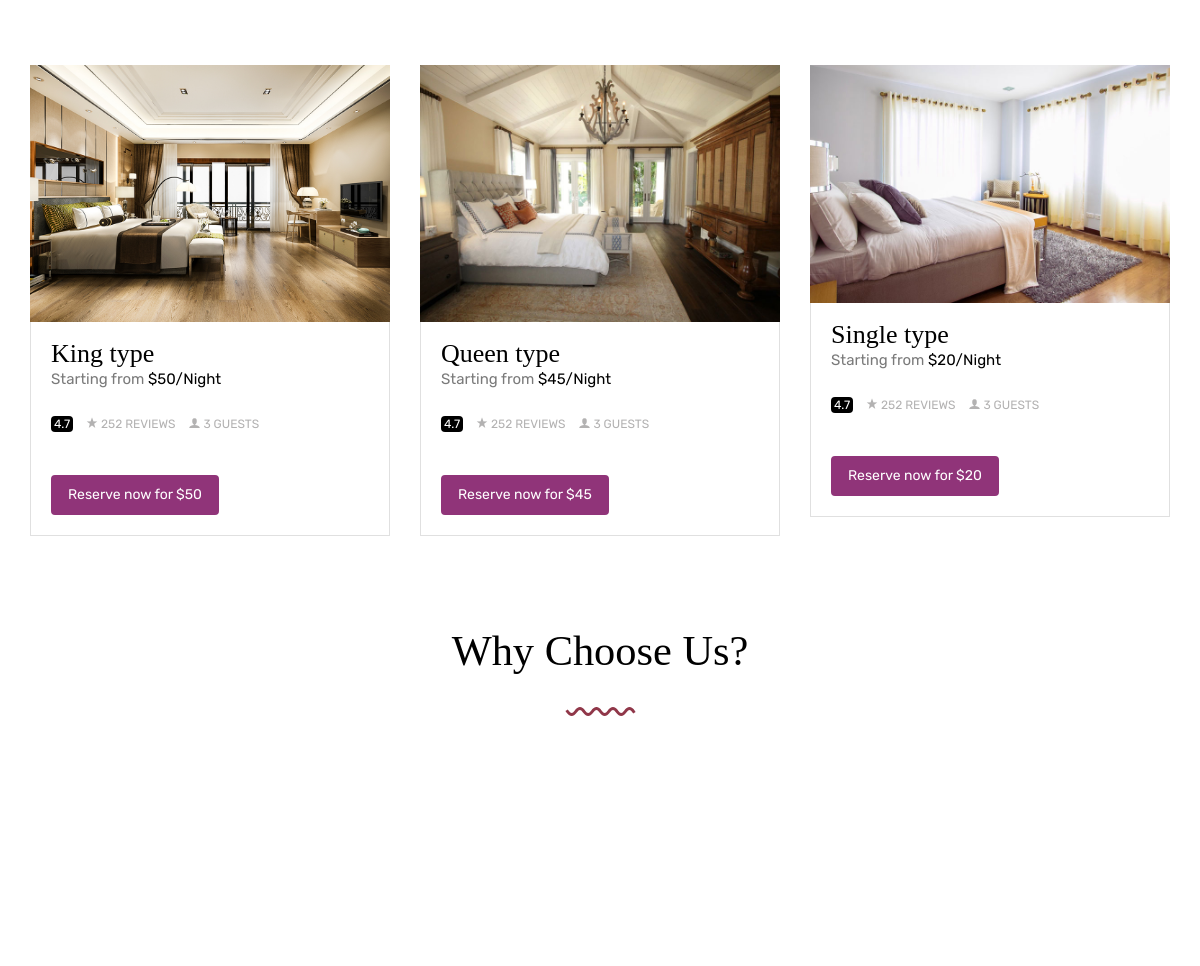
The app's page /rooms.php (signed in, middle part), older data.
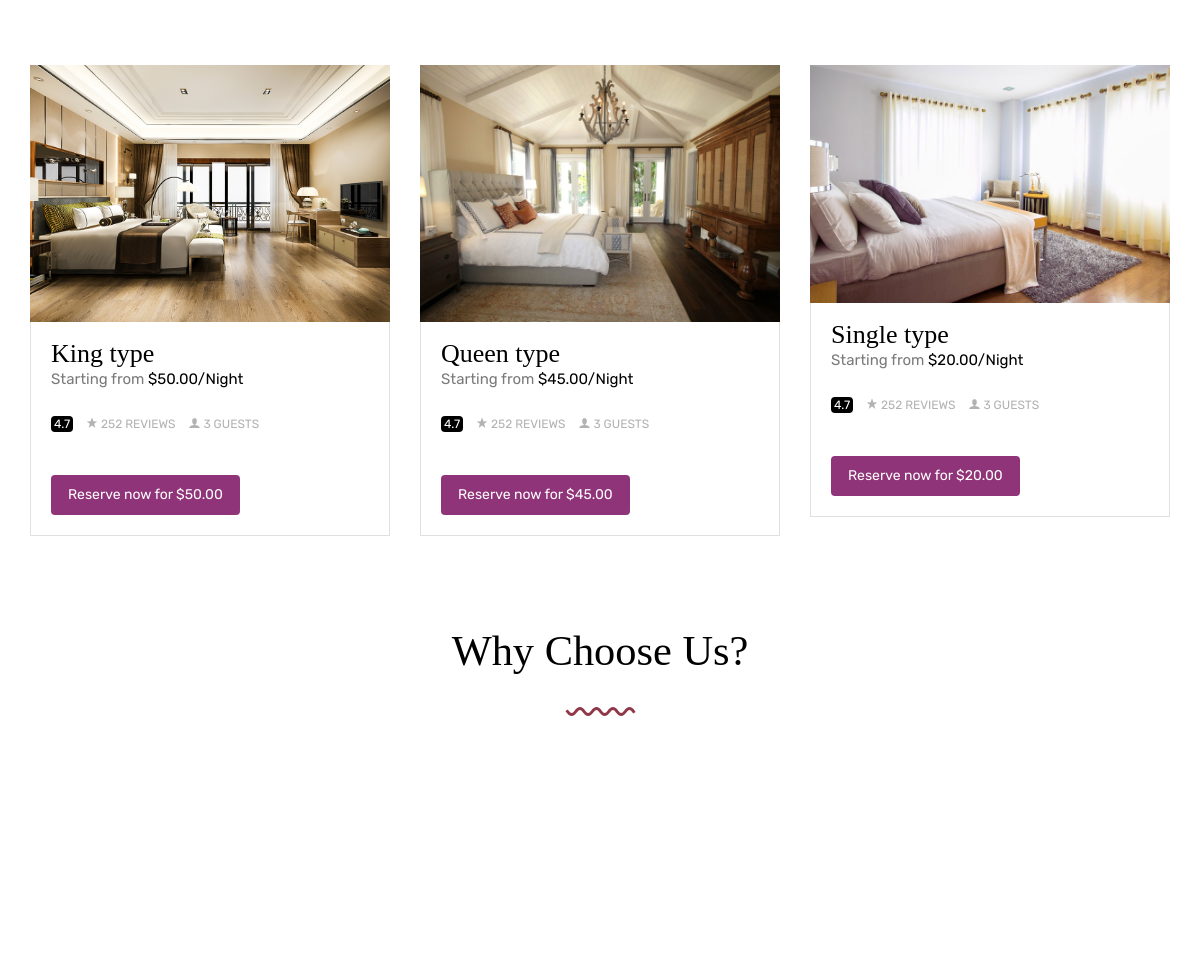
The same page, newer data.
### tables this page shows
CREATE TABLE `room` (
  `id` int(11) NOT NULL,
  `title` varchar(300) NOT NULL,
  `type` varchar(300) NOT NULL,
  `image` varchar(300) NOT NULL,
  `description` varchar(300) NOT NULL,
  `quantity` int(50) NOT NULL,
  `price` decimal(10,2) NOT NULL
);

### rooms.php (the view, shortened to what this page needs)
<?php
$roomdb = "room";
include('header.php');
?>
  <section class="probootstrap-section">
  <?php
      $query = "SELECT * FROM $roomdb";
      $query_run = mysqli_query($connection, $query);
            ?>
    <div class="container">
      <div class="row">
      <?php
            if(mysqli_num_rows($query_run) > 0)
            {
                while($row = mysqli_fetch_assoc($query_run))
                {
          ?>
        <?php
        echo '
        <div class="col-md-4 col-sm-6 col-xs-12">
          <div class="probootstrap-room">
            <a href="#"><img src="admin/upload/'.$row['image'].'" alt="Free Bootstrap Template by uicookies.com" class="img-responsive"></a>
            <div class="text">
              <h3>'.$row['type'].'</h3>
              <p>Starting from <strong>$'.$row['price'].'/Night</strong></p>
              <div class="post-meta mb30">
                <ul>
                  <li><span class="review-rate">4.7</span> <i class="icon-star"></i> 252 Reviews</li>
                  <li><i class="icon-user2"></i> 3 Guests</li>
                </ul>
              </div>
              <form action="reservation.php" method="post">
              <p> <button  type="submit" name="book_btn" class="btn btn-primary">Reserve now for $'.$row['price'].'</button></p>
              </form>
            </div>
          </div>
        </div>';
        ?>
      <?php
              }
          }
          else {
            echo "No Record Found";
          }
          ?>
      </div>
      <div class="row">
        <div class="col-md-12 text-center">
          <h2>Why Choose Us?</h2>
          <p class="mb50"><img src="img/curve.svg" class="svg" alt="Free HTML5 Bootstrap Template"></p>
        </div>
        <div class="col-md-4">
        </div>
        <div class="col-md-4">
        </div>
        <div class="col-md-4">
        </div>
      </div>
    </div>
  </section>
<?php
include('footer.php');
?>

### header.php (shortened to what this page needs)
<!DOCTYPE html>
<html lang="en">
  <head>
    <link rel="stylesheet" href="css/styles-merged.css">
    <link rel="stylesheet" href="css/style.min.css">
    <link rel="stylesheet" href="css/custom.css">
    <link rel="stylesheet" href="https://cdn.jsdelivr.net/npm/bootstrap-icons@1.3.0/font/bootstrap-icons.css">
  </head>
  <body>

### footer.php (shortened to what this page needs)
  </body>
</html>

Row changes from the older to the newer data that the page shows:
changed room "King type": price "50" → "50.00"
changed room "Queen type": price "45" → "45.00"
changed room "Single type": price "20" → "20.00"
